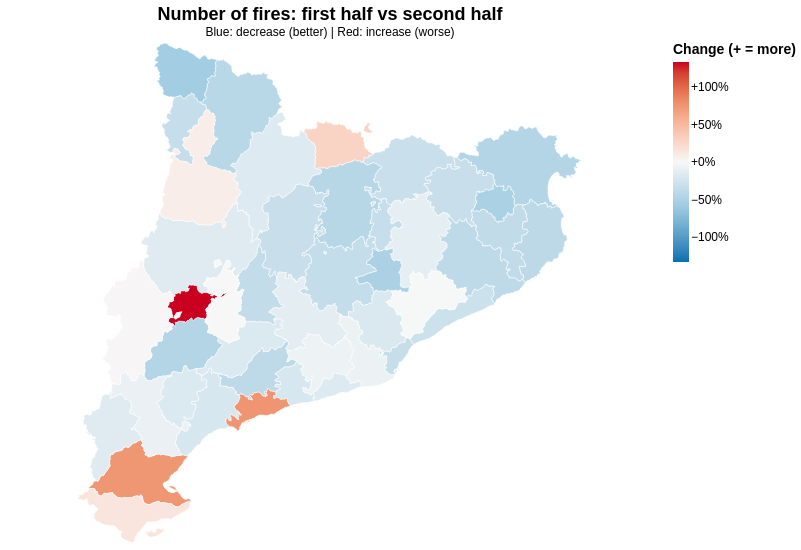

The notebook cell saved with this chart:
### Markdown cell above
### Fire counts: equal halves of 1998–2024

### Code cell
count_map = half_map(fires.assign(amount=1), "Number of fires")
count_map

### Figure 1 — Vega-Lite specification as saved in the notebook (floating-point values rounded to 4 significant figures; data arrays with more than 128 entries replaced by an {"elided": "..."} marker saying what was removed)
{"$schema": "https://vega.github.io/schema/vega-lite/v5.json", "config": {"axis": {"labelFontSize": 12, "titleFontSize": 14}, "legend": {"labelFontSize": 12, "titleFontSize": 14}, "title": {"fontSize": 18, "subtitleFontSize": 12}, "view": {"continuousHeight": 300, "continuousWidth": 300, "stroke": null}}, "data": {"values": [{"geometry": {"coordinates": {"elided": "1x380x2 float values"}, "type": "Polygon"}, "properties": {"CODICOMAR": "01", "NOMCOMAR": "Alt Camp"}, "type": "Feature"}, {"geometry": {"coordinates": {"elided": "561 rows, 6730 float values in total"}, "type": "MultiPolygon"}, "properties": {"CODICOMAR": "02", "NOMCOMAR": "Alt Empordà"}, "type": "Feature"}, {"geometry": {"coordinates": {"elided": "2 rows, 812 float values in total"}, "type": "Polygon"}, "properties": {"CODICOMAR": "03", "NOMCOMAR": "Alt Penedès"}, "type": "Feature"}, {"geometry": {"coordinates": {"elided": "2 rows, 1164 float values in total"}, "type": "MultiPolygon"}, "properties": {"CODICOMAR": "04", "NOMCOMAR": "Alt Urgell"}, "type": "Feature"}, {"geometry": {"coordinates": {"elided": "1x329x2 float values"}, "type": "Polygon"}, "properties": {"CODICOMAR": "05", "NOMCOMAR": "Alta Ribagorça"}, "type": "Feature"}, {"geometry": {"coordinates": {"elided": "1x567x2 float values"}, "type": "Polygon"}, "properties": {"CODICOMAR": "06", "NOMCOMAR": "Anoia"}, "type": "Feature"}, {"geometry": {"coordinates": {"elided": "3 rows, 1310 float values in total"}, "type": "Polygon"}, "properties": {"CODICOMAR": "07", "NOMCOMAR": "Bages"}, "type": "Feature"}, {"geometry": {"coordinates": {"elided": "12 rows, 1072 float values in total"}, "type": "MultiPolygon"}, "properties": {"CODICOMAR": "08", "NOMCOMAR": "Baix Camp"}, "type": "Feature"}, {"geometry": {"coordinates": {"elided": "52 rows, 1604 float values in total"}, "type": "MultiPolygon"}, "properties": {"CODICOMAR": "09", "NOMCOMAR": "Baix Ebre"}, "type": "Feature"}, {"geometry": {"coordinates": {"elided": "593 rows, 6042 float values in total"}, "type": "MultiPolygon"}, "properties": {"CODICOMAR": "10", "NOMCOMAR": "Baix Empordà"}, "type": "Feature"}, {"geometry": {"coordinates": {"elided": "2 rows, 810 float values in total"}, "type": "Polygon"}, "properties": {"CODICOMAR": "11", "NOMCOMAR": "Baix Llobregat"}, "type": "Feature"}, {"geometry": {"coordinates": {"elided": "6 rows, 620 float values in total"}, "type": "MultiPolygon"}, "properties": {"CODICOMAR": "12", "NOMCOMAR": "Baix Penedès"}, "type": "Feature"}, {"geometry": {"coordinates": {"elided": "34 rows, 1024 float values in total"}, "type": "MultiPolygon"}, "properties": {"CODICOMAR": "13", "NOMCOMAR": "Barcelonès"}, "type": "Feature"}, {"geometry": {"coordinates": {"elided": "4 rows, 1544 float values in total"}, "type": "MultiPolygon"}, "properties": {"CODICOMAR": "14", "NOMCOMAR": "Berguedà"}, "type": "Feature"}, {"geometry": {"coordinates": {"elided": "2 rows, 574 float values in total"}, "type": "MultiPolygon"}, "properties": {"CODICOMAR": "15", "NOMCOMAR": "Cerdanya"}, "type": "Feature"}, {"geometry": {"coordinates": {"elided": "1x419x2 float values"}, "type": "Polygon"}, "properties": {"CODICOMAR": "16", "NOMCOMAR": "Conca de Barberà"}, "type": "Feature"}, {"geometry": {"coordinates": {"elided": "31 rows, 890 float values in total"}, "type": "MultiPolygon"}, "properties": {"CODICOMAR": "17", "NOMCOMAR": "Garraf"}, "type": "Feature"}, {"geometry": {"coordinates": {"elided": "1x322x2 float values"}, "type": "Polygon"}, "properties": {"CODICOMAR": "18", "NOMCOMAR": "Garrigues"}, "type": "Feature"}, {"geometry": {"coordinates": {"elided": "1x448x2 float values"}, "type": "Polygon"}, "properties": {"CODICOMAR": "19", "NOMCOMAR": "Garrotxa"}, "type": "Feature"}, {"geometry": {"coordinates": {"elided": "1x400x2 float values"}, "type": "Polygon"}, "properties": {"CODICOMAR": "20", "NOMCOMAR": "Gironès"}, "type": "Feature"}, {"geometry": {"coordinates": {"elided": "6 rows, 704 float values in total"}, "type": "MultiPolygon"}, "properties": {"CODICOMAR": "21", "NOMCOMAR": "Maresme"}, "type": "Feature"}, {"geometry": {"coordinates": {"elided": "92 rows, 2028 float values in total"}, "type": "MultiPolygon"}, "properties": {"CODICOMAR": "22", "NOMCOMAR": "Montsià"}, "type": "Feature"}, {"geometry": {"coordinates": {"elided": "3 rows, 1220 float values in total"}, "type": "Polygon"}, "properties": {"CODICOMAR": "23", "NOMCOMAR": "Noguera"}, "type": "Feature"}, {"geometry": {"coordinates": {"elided": "1x610x2 float values"}, "type": "Polygon"}, "properties": {"CODICOMAR": "24", "NOMCOMAR": "Osona"}, "type": "Feature"}, {"geometry": {"coordinates": {"elided": "2 rows, 1140 float values in total"}, "type": "MultiPolygon"}, "properties": {"CODICOMAR": "25", "NOMCOMAR": "Pallars Jussà"}, "type": "Feature"}, {"geometry": {"coordinates": {"elided": "1x520x2 float values"}, "type": "Polygon"}, "properties": {"CODICOMAR": "26", "NOMCOMAR": "Pallars Sobirà"}, "type": "Feature"}, {"geometry": {"coordinates": {"elided": "3 rows, 440 float values in total"}, "type": "MultiPolygon"}, "properties": {"CODICOMAR": "27", "NOMCOMAR": "Pla d'Urgell"}, "type": "Feature"}, {"geometry": {"coordinates": {"elided": "1x247x2 float values"}, "type": "Polygon"}, "properties": {"CODICOMAR": "28", "NOMCOMAR": "Pla de l'Estany"}, "type": "Feature"}, {"geometry": {"coordinates": {"elided": "1x340x2 float values"}, "type": "Polygon"}, "properties": {"CODICOMAR": "29", "NOMCOMAR": "Priorat"}, "type": "Feature"}, {"geometry": {"coordinates": {"elided": "1x617x2 float values"}, "type": "Polygon"}, "properties": {"CODICOMAR": "30", "NOMCOMAR": "Ribera d'Ebre"}, "type": "Feature"}, {"geometry": {"coordinates": {"elided": "2 rows, 1206 float values in total"}, "type": "MultiPolygon"}, "properties": {"CODICOMAR": "31", "NOMCOMAR": "Ripollès"}, "type": "Feature"}, {"geometry": {"coordinates": {"elided": "1x337x2 float values"}, "type": "Polygon"}, "properties": {"CODICOMAR": "32", "NOMCOMAR": "Segarra"}, "type": "Feature"}, {"geometry": {"coordinates": {"elided": "2 rows, 752 float values in total"}, "type": "MultiPolygon"}, "properties": {"CODICOMAR": "33", "NOMCOMAR": "Segrià"}, "type": "Feature"}, {"geometry": {"coordinates": {"elided": "182 rows, 2636 float values in total"}, "type": "MultiPolygon"}, "properties": {"CODICOMAR": "34", "NOMCOMAR": "Selva"}, "type": "Feature"}, {"geometry": {"coordinates": {"elided": "5 rows, 1492 float values in total"}, "type": "MultiPolygon"}, "properties": {"CODICOMAR": "35", "NOMCOMAR": "Solsonès"}, "type": "Feature"}, {"geometry": {"coordinates": {"elided": "20 rows, 1028 float values in total"}, "type": "MultiPolygon"}, "properties": {"CODICOMAR": "36", "NOMCOMAR": "Tarragonès"}, "type": "Feature"}, {"geometry": {"coordinates": {"elided": "1x487x2 float values"}, "type": "Polygon"}, "properties": {"CODICOMAR": "37", "NOMCOMAR": "Terra Alta"}, "type": "Feature"}, {"geometry": {"coordinates": {"elided": "4 rows, 762 float values in total"}, "type": "MultiPolygon"}, "properties": {"CODICOMAR": "38", "NOMCOMAR": "Urgell"}, "type": "Feature"}, {"geometry": {"coordinates": {"elided": "1x342x2 float values"}, "type": "Polygon"}, "properties": {"CODICOMAR": "39", "NOMCOMAR": "Val d'Aran"}, "type": "Feature"}, {"geometry": {"coordinates": {"elided": "1x412x2 float values"}, "type": "Polygon"}, "properties": {"CODICOMAR": "40", "NOMCOMAR": "Vallès Occidental"}, "type": "Feature"}, {"geometry": {"coordinates": {"elided": "1x433x2 float values"}, "type": "Polygon"}, "properties": {"CODICOMAR": "41", "NOMCOMAR": "Vallès Oriental"}, "type": "Feature"}, {"geometry": {"coordinates": {"elided": "1x276x2 float values"}, "type": "Polygon"}, "properties": {"CODICOMAR": "42", "NOMCOMAR": "Moianès"}, "type": "Feature"}, {"geometry": {"coordinates": {"elided": "2 rows, 528 float values in total"}, "type": "MultiPolygon"}, "properties": {"CODICOMAR": "43", "NOMCOMAR": "Lluçanès"}, "type": "Feature"}]}, "datasets": {"data-da42a156302194f500fb0a9dfb110538": [{"after": 105, "before": 171, "change": -0.386, "code": "01"}, {"after": 328, "before": 598, "change": -0.4515, "code": "02"}, {"after": 319, "before": 342, "change": -0.06725, "code": "03"}, {"after": 111, "before": 134, "change": -0.1716, "code": "04"}, {"after": 38, "before": 57, "change": -0.3333, "code": "05"}, {"after": 329, "before": 380, "change": -0.1342, "code": "06"}, {"after": 310, "before": 475, "change": -0.3474, "code": "07"}, {"after": 150, "before": 191, "change": -0.2147, "code": "08"}, {"after": 352, "before": 201, "change": 0.7512, "code": "09"}, {"after": 285, "before": 470, "change": -0.3936, "code": "10"}, {"after": 451, "before": 486, "change": -0.07202, "code": "11"}, {"after": 113, "before": 144, "change": -0.2153, "code": "12"}, {"after": 139, "before": 209, "change": -0.3349, "code": "13"}, {"after": 122, "before": 214, "change": -0.4299, "code": "14"}, {"after": 68, "before": 53, "change": 0.283, "code": "15"}, {"after": 191, "before": 235, "change": -0.1872, "code": "16"}, {"after": 92, "before": 111, "change": -0.1712, "code": "17"}, {"after": 121, "before": 219, "change": -0.4475, "code": "18"}, {"after": 62, "before": 91, "change": -0.3187, "code": "19"}, {"after": 248, "before": 391, "change": -0.3657, "code": "20"}, {"after": 206, "before": 293, "change": -0.2969, "code": "21"}, {"after": 120, "before": 105, "change": 0.1429, "code": "22"}, {"after": 231, "before": 273, "change": -0.1538, "code": "23"}, {"after": 130, "before": 148, "change": -0.1216, "code": "24"}, {"after": 153, "before": 141, "change": 0.08511, "code": "25"}, {"after": 70, "before": 122, "change": -0.4262, "code": "26"}, {"after": 7, "before": 3, "change": 1.333, "code": "27"}, {"after": 72, "before": 146, "change": -0.5068, "code": "28"}, {"after": 130, "before": 160, "change": -0.1875, "code": "29"}, {"after": 169, "before": 185, "change": -0.08649, "code": "30"}, {"after": 44, "before": 64, "change": -0.3125, "code": "31"}, {"after": 59, "before": 92, "change": -0.3587, "code": "32"}, {"after": 319, "before": 315, "change": 0.0127, "code": "33"}, {"after": 235, "before": 383, "change": -0.3864, "code": "34"}, {"after": 99, "before": 145, "change": -0.3172, "code": "35"}, {"after": 183, "before": 104, "change": 0.7596, "code": "36"}, {"after": 127, "before": 150, "change": -0.1533, "code": "37"}, {"after": 109, "before": 109, "change": 0, "code": "38"}, {"after": 22, "before": 50, "change": -0.56, "code": "39"}, {"after": 436, "before": 542, "change": -0.1956, "code": "40"}, {"after": 334, "before": 336, "change": -0.005952, "code": "41"}, {"after": 51, "before": 103, "change": -0.5049, "code": "42"}, {"after": 30, "before": 45, "change": -0.3333, "code": "43"}]}, "encoding": {"color": {"condition": {"field": "change", "legend": {"format": "+.0%"}, "scale": {"domain": [-1.333, -0.6667, 0, 0.6667, 1.333], "range": ["#0571b0", "#92c5de", "#f7f7f7", "#f4a582", "#ca0020"]}, "test": "isValid(datum.change)", "title": "Change (+ = more)", "type": "quantitative"}, "value": "#bdbdbd"}, "tooltip": [{"field": "properties.NOMCOMAR", "title": "Comarca", "type": "nominal"}, {"field": "before", "format": ",.2f", "title": "Old total", "type": "quantitative"}, {"field": "after", "format": ",.2f", "title": "New total", "type": "quantitative"}, {"field": "change", "format": "+.1%", "title": "Change", "type": "quantitative"}]}, "height": 500, "mark": {"stroke": "white", "strokeWidth": 0.6, "type": "geoshape"}, "projection": {"reflectY": true, "type": "identity"}, "title": {"subtitle": "Blue: decrease (better) | Red: increase (worse)", "text": "Number of fires: first half vs second half"}, "transform": [{"from": {"data": {"name": "data-da42a156302194f500fb0a9dfb110538"}, "fields": ["before", "after", "change"], "key": "code"}, "lookup": "properties.CODICOMAR"}], "width": 650}
